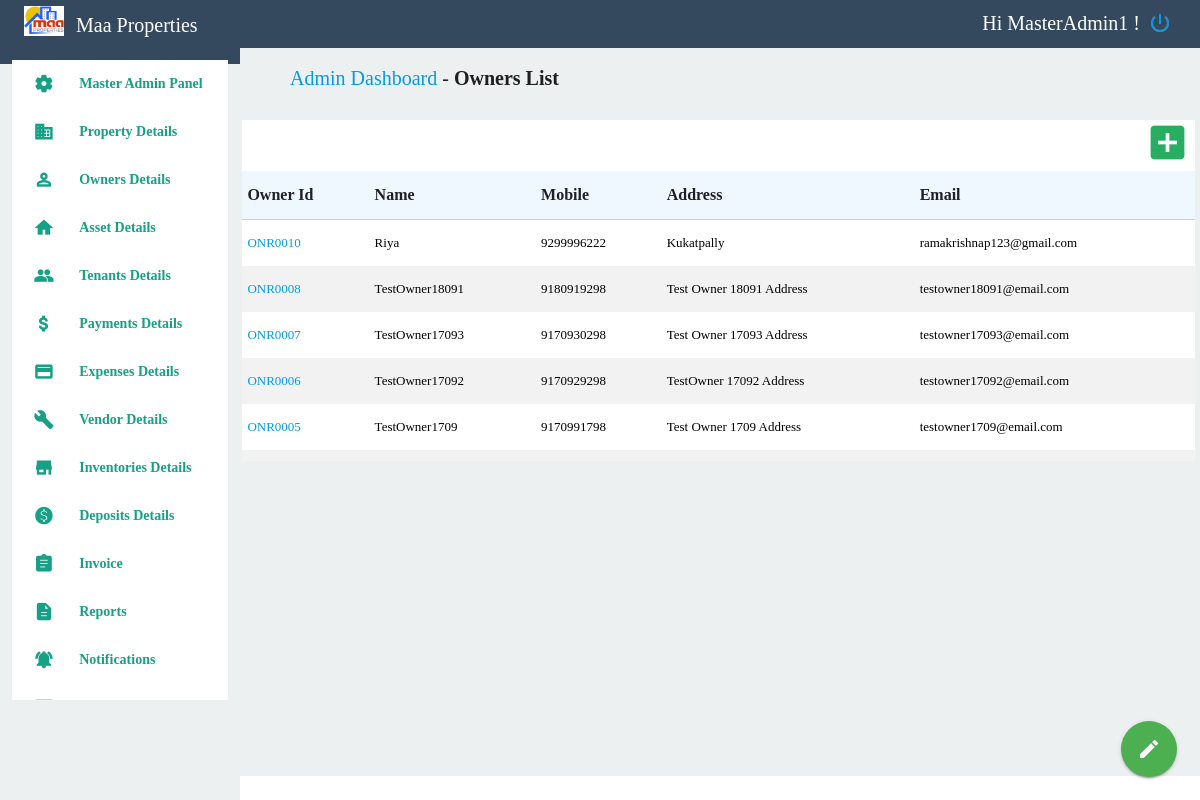
Screenshot of /owner_content.php (signed in) with the database file from the repository.
### tables this page shows
CREATE TABLE `mprts_owner` (
  `owner_id` int(4) UNSIGNED ZEROFILL NOT NULL,
  `owner_name` varchar(50) NOT NULL,
  `owner_mobile` varchar(12) NOT NULL,
  `owner_photo` varchar(100) NOT NULL DEFAULT 'images/house_owner.PNG',
  `owner_address` varchar(300) NOT NULL,
  `owner_email` varchar(100) NOT NULL,
  `owner_id_proof` varchar(100) NOT NULL DEFAULT 'uploads/OwnerIds/aadhaar_sample.jpg',
  `access_code` varchar(12) NOT NULL
);

### owner_content.php (the view, shortened to what this page needs)
<body>
<?php include'headers.php'; ?>
<?php include 'left_content.php'; ?>
<div class="right_content">
	<?php include'nav_thread.php'; ?>
	<div class="title_bar">
		<h5><a href="index.php">Admin Dashboard</a> - <b>Owners List</b></h5>
	</div>
	<div class="owner_content">
		<div class="owner_content_actions">
			<div class="row">
				<div class="col s2">
					<div class="add_record">
						<i class="material-icons" title="Add Owner" id='add_owner' onclick='add_new_owner(this.id);'>add_box</i>
					</div>
				</div>
			</div>
		</div>
		<div class="owners_table z-depth-3">
			<table class="striped">
		        <thead class="main_head">
		          <tr>
		              <th>Owner Id</th>
		              <th>Name</th>
		              <th>Mobile</th>
		              <th>Address</th>
		              <th>Email</th>
		          </tr>
		        </thead>
		        <tbody>
					<?php
					$access_type = substr($user_access_code, 0, 2);
					if($access_type == 'MM'){
						$owners_details_sql = "SELECT * from mprts_owner order by owner_id desc";
					}
					else if($access_type == 'AA'){
						$owners_details_sql = "SELECT * from mprts_owner where substr(access_code, 3, 4) = substr('$user_access_code', 3, 4) and substr(access_code, -1)!='D'";
					}
						$owners_details_execute = mysql_query($owners_details_sql);
							while($row = mysql_fetch_array($owners_details_execute)){
							$owner_id = $row['owner_id'];
							$owner_name = $row['owner_name'];
							$owner_mobile = $row['owner_mobile'];
							$owner_address = $row['owner_address'];
							$owner_email = $row['owner_email'];
							$get_onr_id_sql = mysql_query("SELECT concat('ONR', owner_id) as owner_id  from mprts_owner where owner_id = $owner_id");
							$onr_id_row = mysql_fetch_array($get_onr_id_sql);
							$onr_id = $onr_id_row['owner_id'];
							echo "
								<tr class='table_content'>
									<td><a class='drilldown' id='$owner_id' onclick='show_details(this.id);'>$onr_id</a></td>
						            <td>$owner_name</td>
						            <td>$owner_mobile</td>
						            <td>$owner_address</td>
						            <td>$owner_email</td>
					          	</tr>
							";
						}
					?>
		        </tbody>
	      </table>
		</div>
	</div>
</div>
</body>

### headers.php (shortened to what this page needs)
<head>
	<link rel="stylesheet" href="styles/materialize.min.css">
	<link rel="stylesheet" href="styles/index_style.css">
	<link rel="stylesheet" href="styles/owner_styles.css">
	<link rel="stylesheet" href="styles/owner_page.css">
	<link rel="stylesheet" href="styles/enhance.css">
	<link rel="stylesheet" href="styles/resp.css">
</head>

### left_content.php (shortened to what this page needs)
<?php
	if(isset($_SESSION["user_name"])){
		$user_name = $_SESSION["user_name"] ;
	}
	else {
		header('Location: login.php');
	}
?>
<link rel='stylesheet' href='styles/left_content.css' />
<?php include 'headers.php'; ?>
<div class="head_bar">
	<ul id="slide-out1" class="side-nav fixed" style=''>
		  <li id='masteradmin_panel'><a href="masteradmin_panel.php"><i class="material-icons">settings</i>Master Admin Panel</a></li>
		  <li id='details_buildings'><a href="building_content.php"><i class="material-icons">business</i>Property Details</a></li>
		  <li id='details_owners'><a href="owner_content.php"><i class="material-icons">perm_identity</i>Owners Details</a></li>
		  <li id='details_property'><a href="property_content.php"><i class="material-icons">home</i>Asset Details</a></li>
		  <li id='details_tenants'><a href="tenant_content.php"><i class="material-icons">people</i>Tenants Details</a></li>
		  <li id='details_payments'><a href="payments_content.php"><i class="material-icons">attach_money</i>Payments Details</a></li>
		  <li id='details_expenses'><a href="expense_content.php"><i class="material-icons">credit_card</i>Expenses Details</a></li>
		  <li id='details_services'><a href="vendors_content.php"><i class="material-icons">build</i>Vendor Details</a></li>
		  <li id='details_inventories'><a href="#!"><i class="material-icons">store</i>Inventories Details</a></li>
		  <li id='details_deposits'><a href="#!"><i class="material-icons">monetization_on</i>Deposits Details</a></li>
		  <li id='details_invoice'><a href="#!"><i class="material-icons">assignment</i>Invoice</a></li>
		  <li id='details_reports'><a href="#!"><i class="material-icons">description</i>Reports</a></li>
		  <li id='details_notifications'><a href="notifications_content.php"><i class="material-icons">notifications_active</i>Notifications</a></li>
		  <li id='details_complaints'><a href="complaints_content.php"><i class="material-icons">call_to_action</i>Complaints</a></li>
	</ul>
	<a href='index.php'><img src="images/logo/maa_logo_light.jpg"></a>
	<h5 class="main_title"><a style="color: #fff;font-size: 20px;text-align: center;margin-left: 1%;" href="index.php">Maa Properties</a></h5>
	<div class="col s8 welcome_div"  onclick="$('.button-collapse').click();">
		<center><h5>Hi <?php echo $user_name; ?> !</h5></center>
	</div>
	<div class="col s2 logout_button_div">
		<h5><a href="logout.php" style="font-weight: bolder !important;float: right;position: fixed;top:11;right:28;font-size: 15px;font-weight: bolder;/*color:#666;*/color:#EE4D43;" title="Logout"><i class="material-icons">power_settings_new</i></a></h5>
	</div>
</div>

### nav_thread.php (shortened to what this page needs)
<?php
	if(isset($_SESSION["user_name"])){
		$user_access_code = $_SESSION["user_access_code"];
	}
	else {
		header('Location: login.php');
	}
?>
<?php include 'headers.php'; ?>
<div class="nav_thread z-depth-4" style="overflow-x: hidden !important;">
	<div class="col s2 logout_button_div">
		<h5><a href="logout.php" style="font-weight: bolder !important;float: right;position: fixed;top:11;right:28;font-size: 15px;font-weight: bolder;/*color:#EE4D43;*/" title="Logout"><i class="material-icons">power_settings_new</i></a></h5>
	</div>
	<ul id="slide-out1" class="side-nav fixed" style=''>
		  <li id='masteradmin_panel'><a href="masteradmin_panel.php"><i class="material-icons">settings</i>Master Admin Panel</a></li>
		  <li id='details_buildings'><a href="building_content.php"><i class="material-icons">business</i>Property Details</a></li>
		  <li id='details_owners'><a href="owner_content.php"><i class="material-icons">perm_identity</i>Owners Details</a></li>
		  <li id='details_property'><a href="property_content.php"><i class="material-icons">home</i>Asset Details</a></li>
		  <li id='details_tenants'><a href="tenant_content.php"><i class="material-icons">people</i>Tenants Details</a></li>
		  <li id='details_payments'><a href="payments_content.php"><i class="material-icons">attach_money</i>Payments Details</a></li>
		  <li id='details_expenses'><a href="expense_content.php"><i class="material-icons">credit_card</i>Expenses Details</a></li>
		  <li id='details_services'><a href="vendors_content.php"><i class="material-icons">build</i>Vendor Details</a></li>
		  <li id='details_inventories'><a href="#!"><i class="material-icons">store</i>Inventories Details</a></li>
		  <li id='details_deposits'><a href="#!"><i class="material-icons">monetization_on</i>Deposits Details</a></li>
		  <li id='details_invoice'><a href="#!"><i class="material-icons">assignment</i>Invoice</a></li>
		  <li id='details_reports'><a href="#!"><i class="material-icons">description</i>Reports</a></li>
		  <li id='details_notifications'><a href="notifications_content.php"><i class="material-icons">notifications_active</i>Notifications</a></li>
		  <li id='details_complaints'><a href="complaints_content.php"><i class="material-icons">call_to_action</i>Complaints</a></li>
	</ul>
</div>
<div class="fixed-action-btn toolbar">
    <a class="btn-floating btn-large green">
      <i class="large material-icons">mode_edit</i>
    </a>
</div>

### styles/index_style.css (style rules this page uses)
@media only screen 
  and (min-device-width: 737px) { .right_content { height: 100%; width:80%; background-color: #fff; float: left; overflow-y: auto; } }
@media only screen 
  and (min-device-width: 737px) { .right_content .title_bar { height: 10%; !border-bottom: 1px solid #ddd; } }
@media only screen 
  and (min-device-width: 737px) { .title_bar h5 { margin-top:0px; padding-top: 3%; margin-left: 5%; font-size: 20px; } }
@media only screen 
  and (min-device-width: 737px) { .side-nav { height: 90%; width:20%; background-color: #274552; padding-bottom: 0px !important; } }
@media only screen 
  and (min-device-width: 737px) { .row { margin-bottom: 0px !important; } }
@media only screen 
  and (min-device-width: 737px) { .add_record .material-icons { font-size: 45px; color:#f2f2f2; float:right; cursor: pointer; } }
@media only screen 
  and (min-device-width: 737px) { .side-nav { display: block !important; } }

### styles/owner_styles.css (style rules this page uses)
body { font-family: calibri; }
.owner_content_actions { width: 100%; height: 7%; !background-color: #203C48; !background-color: #16a085; background-color: #70a1ff; margin-top:2%; }
.owners_table { width: 95%; }
.owners_table table { !margin: auto 0% auto 2%; }
.owners_table table td { font-size: 13px; }
.drilldown { cursor:pointer; }
td { color: #000; }

### styles/owner_page.css (style rules this page uses)
.owners_table { height: 40%; width: 100%; overflow-x: hidden; overflow-y: auto; }

### styles/enhance.css (style rules this page uses)
@media only screen 
  and (min-device-width: 737px) { .head_bar { z-index:997; } }
@media only screen 
  and (min-device-width: 737px) { .main_title { !z-index:998; } }
@media only screen 
  and (min-device-width: 737px) { .welcome_div { z-index:999; } }
@media only screen 
  and (min-device-width: 737px) { .right_content { margin-top: 5%; padding: 0% 0.4% 0.2% 0.2%; overflow-y:auto; height:91% !important; z-index:999; } }
@media only screen 
  and (min-device-width: 737px) { .right_content .title_bar { margin-top: 2%; } }
@media only screen 
  and (min-device-width: 737px) { .right_content, .title_bar, .sub_title_bar, .owner_content_actions, .record_details, .owners_table { !box-shadow: 0 6px 10px 0 rgba(0,0,0,0.14), 0 1px 18px 0 rgba(0,0,0,0.12), 0 3px 5px -1px rgba(0,0,0,0.3); } }
@media only screen 
  and (min-device-width: 737px) { .add_record i { color:#83C8A8; } }
@media only screen 
  and (min-device-width: 737px) { .right_content { !background-color: #E4F1FE; background-color: #ecf0f1; padding: 0% 0.4% 0.2% 0.2% !important; } }
@media only screen 
  and (min-device-width: 737px) { .right_content { margin-left:20%; margin-top:4% !important; !position:fixed; position: absolute; !background-color: #E4F1FE; background-color: #ecf0f1; padding: 0% 0.4% 0.2% 0.2% !important; } }
@media only screen 
  and (min-device-width: 737px) { .title_bar { !display:none !important; } }
@media only screen 
  and (min-device-width: 737px) { ul#slide-out1 { width: 18% !important; height: 80% !important; margin: 5% 1% 1% 1% !important; } }
@media only screen 
  and (min-device-width: 737px) { .side-nav { background-color: #fff !important; color: #000 !important; } }
@media only screen 
  and (min-device-width: 737px) { body .side-nav li a i, .side-nav li>a { color: #16A085!important; font-weight:900; } }
@media only screen 
  and (min-device-width: 737px) { .z-depth-3, .side-nav, .z-depth-4 { box-shadow:none !important; } }
@media only screen 
  and (min-device-width: 737px) { .owner_content_actions { !background-color: #1BA39C; background-color: #fff; } }
@media only screen 
  and (min-device-width: 737px) { .add_record .material-icons { color:#27ae60; } }
@media only screen 
  and (min-device-width: 737px) { .welcome_div h5 { right: 5% !important; } }
@media only screen 
  and (min-device-width: 737px) { body .nav_thread { width:0px !important; } }

### rows the page displays
mprts_owner: onr_id "ONR0010", owner_name "Riya", owner_mobile "9299996222", owner_address "Kukatpally", owner_email "ramakrishnap123@gmail.com"
mprts_owner: onr_id "ONR0008", owner_name "TestOwner18091", owner_mobile "9180919298", owner_address "Test Owner 18091 Address", owner_email "testowner18091@email.com"
mprts_owner: onr_id "ONR0007", owner_name "TestOwner17093", owner_mobile "9170930298", owner_address "Test Owner 17093 Address", owner_email "testowner17093@email.com"
mprts_owner: onr_id "ONR0006", owner_name "TestOwner17092", owner_mobile "9170929298", owner_address "TestOwner 17092 Address", owner_email "testowner17092@email.com"
mprts_owner: onr_id "ONR0005", owner_name "TestOwner1709", owner_mobile "9170991798", owner_address "Test Owner 1709 Address", owner_email "testowner1709@email.com"

### other values shown
$user_name "MasterAdmin1"
